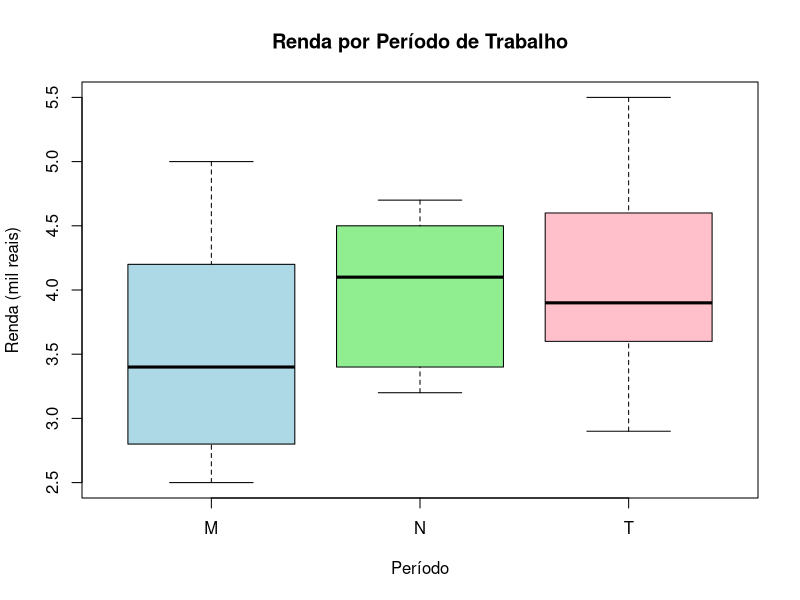

Reproduce this figure in R.
# Dados do Exercício 3
dados <- data.frame(
  S = c(4.5, 5.0, 4.2, 3.7, 3.9, 4.1, 2.9, 2.7, 3.5, 3.2, 4.7, 3.4, 4.8, 4.2, 3.4, 4.4, 3.7, 5.5, 2.8, 2.5, 2.9),
  T = c("M", "T", "M", "M", "T", "T", "T", "T", "T", "T", "M", "T", "M", "M", "M", "M", "M", "M", "T", "T", "T"),
  Z = c("N", "M", "M", "M", "T", "N", "M", "M", "T", "N", "N", "M", "T", "M", "N", "T", "T", "T", "M", "M", "T")
)

# (a) Análise por tipo de indústria (M vs T)
cat("(a) Análise por Tipo de Indústria\n")

# Separando os dados
moderna <- subset(dados, T == "M")
tradicional <- subset(dados, T == "T")

# Função para calcular estatísticas
calcular_stats <- function(df, nome) {
  media <- mean(df$S)
  mediana <- median(df$S)
  variancia <- var(df$S)
  
  cat("\n", nome, ":\n", sep = "")
  cat("Média:", round(media, 2), "mil reais\n")
  cat("Mediana:", mediana, "mil reais\n")
  cat("Variância:", round(variancia, 2), "\n")
  
  return(c(media, mediana, variancia))
}

# Calculando para cada tipo
stats_M <- calcular_stats(moderna, "Indústria Moderna (M)")
stats_T <- calcular_stats(tradicional, "Indústria Tradicional (T)")

# Comparação
cat("\nComparação:\n")
cat("Diferença de médias (M - T):", round(stats_M[1] - stats_T[1], 2), "mil reais\n")
cat("Razão de variâncias (M/T):", round(stats_M[3]/stats_T[3], 2), "\n")

# (b) Análise por período de trabalho (M, T, N)
cat("\n\n(b) Análise por Período de Trabalho\n")

# Separando os dados
manha <- subset(dados, Z == "M")
tarde <- subset(dados, Z == "T")
noite <- subset(dados, Z == "N")

# Calculando para cada período
stats_manha <- calcular_stats(manha, "Período da Manhã (M)")
stats_tarde <- calcular_stats(tarde, "Período da Tarde (T)")
stats_noite <- calcular_stats(noite, "Período da Noite (N)")

# Criando tabela comparativa
tabela_comparacao <- data.frame(
  Período = c("Manhã", "Tarde", "Noite"),
  Média = c(stats_manha[1], stats_tarde[1], stats_noite[1]),
  Mediana = c(stats_manha[2], stats_tarde[2], stats_noite[2]),
  Variância = c(stats_manha[3], stats_tarde[3], stats_noite[3])
)

cat("\nTabela Comparativa:\n")
print(tabela_comparacao)

# Visualização gráfica
boxplot(S ~ Z, data = dados, 
        main = "Renda por Período de Trabalho",
        xlab = "Período",
        ylab = "Renda (mil reais)",
        col = c("lightblue", "lightgreen", "pink"))